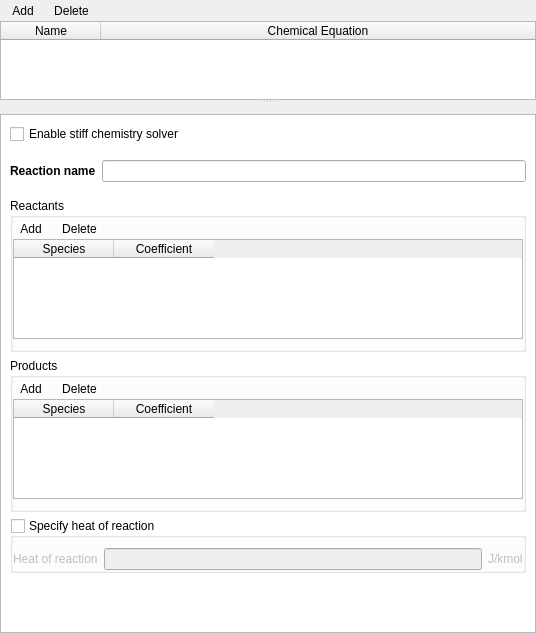
<?xml version="1.0" encoding="UTF-8"?>
<ui version="4.0">
 <class>chemistry</class>
 <widget class="QWidget" name="chemistry">
  <property name="geometry">
   <rect>
    <x>0</x>
    <y>0</y>
    <width>536</width>
    <height>633</height>
   </rect>
  </property>
  <property name="sizePolicy">
   <sizepolicy hsizetype="Preferred" vsizetype="Preferred">
    <horstretch>0</horstretch>
    <verstretch>0</verstretch>
   </sizepolicy>
  </property>
  <property name="windowTitle">
   <string>Chemistry</string>
  </property>
  <layout class="QVBoxLayout" name="verticalLayout">
   <property name="leftMargin">
    <number>0</number>
   </property>
   <property name="topMargin">
    <number>0</number>
   </property>
   <property name="rightMargin">
    <number>0</number>
   </property>
   <property name="bottomMargin">
    <number>0</number>
   </property>
   <item>
    <widget class="QSplitter" name="splitter">
     <property name="orientation">
      <enum>Qt::Vertical</enum>
     </property>
     <widget class="QFrame" name="top_frame">
      <property name="sizePolicy">
       <sizepolicy hsizetype="Expanding" vsizetype="MinimumExpanding">
        <horstretch>0</horstretch>
        <verstretch>1</verstretch>
       </sizepolicy>
      </property>
      <property name="maximumSize">
       <size>
        <width>16777215</width>
        <height>100</height>
       </size>
      </property>
      <property name="frameShape">
       <enum>QFrame::NoFrame</enum>
      </property>
      <property name="frameShadow">
       <enum>QFrame::Plain</enum>
      </property>
      <layout class="QVBoxLayout" name="verticalLayout_4">
       <property name="spacing">
        <number>0</number>
       </property>
       <property name="leftMargin">
        <number>0</number>
       </property>
       <property name="topMargin">
        <number>0</number>
       </property>
       <property name="rightMargin">
        <number>0</number>
       </property>
       <property name="bottomMargin">
        <number>0</number>
       </property>
       <item>
        <widget class="QFrame" name="frame_add_delete_reactions">
         <property name="sizePolicy">
          <sizepolicy hsizetype="Preferred" vsizetype="Minimum">
           <horstretch>0</horstretch>
           <verstretch>0</verstretch>
          </sizepolicy>
         </property>
         <property name="maximumSize">
          <size>
           <width>16777215</width>
           <height>32</height>
          </size>
         </property>
         <property name="frameShape">
          <enum>QFrame::NoFrame</enum>
         </property>
         <property name="frameShadow">
          <enum>QFrame::Plain</enum>
         </property>
         <layout class="QGridLayout" name="gridLayout_4">
          <property name="leftMargin">
           <number>5</number>
          </property>
          <property name="topMargin">
           <number>0</number>
          </property>
          <property name="rightMargin">
           <number>0</number>
          </property>
          <property name="bottomMargin">
           <number>0</number>
          </property>
          <property name="horizontalSpacing">
           <number>6</number>
          </property>
          <property name="verticalSpacing">
           <number>0</number>
          </property>
          <item row="0" column="0">
           <layout class="QHBoxLayout" name="horizontalLayout">
            <property name="spacing">
             <number>6</number>
            </property>
            <item>
             <widget class="QToolButton" name="toolbutton_add">
              <property name="toolTip">
               <string>Define new chemical reaction</string>
              </property>
              <property name="text">
               <string>Add</string>
              </property>
              <property name="autoRaise">
               <bool>true</bool>
              </property>
             </widget>
            </item>
            <item>
             <widget class="QToolButton" name="toolbutton_delete">
              <property name="toolTip">
               <string>Delete chemical reaction</string>
              </property>
              <property name="text">
               <string>Delete</string>
              </property>
              <property name="autoRaise">
               <bool>true</bool>
              </property>
             </widget>
            </item>
            <item>
             <spacer name="horizontalSpacer">
              <property name="orientation">
               <enum>Qt::Horizontal</enum>
              </property>
              <property name="sizeHint" stdset="0">
               <size>
                <width>40</width>
                <height>20</height>
               </size>
              </property>
             </spacer>
            </item>
           </layout>
          </item>
         </layout>
        </widget>
       </item>
       <item>
        <widget class="QTableWidget" name="tablewidget_chemistry">
         <property name="sizePolicy">
          <sizepolicy hsizetype="Expanding" vsizetype="Expanding">
           <horstretch>0</horstretch>
           <verstretch>0</verstretch>
          </sizepolicy>
         </property>
         <property name="maximumSize">
          <size>
           <width>16777215</width>
           <height>100</height>
          </size>
         </property>
         <property name="selectionMode">
          <enum>QAbstractItemView::SingleSelection</enum>
         </property>
         <property name="selectionBehavior">
          <enum>QAbstractItemView::SelectRows</enum>
         </property>
         <attribute name="horizontalHeaderVisible">
          <bool>true</bool>
         </attribute>
         <attribute name="horizontalHeaderCascadingSectionResizes">
          <bool>true</bool>
         </attribute>
         <attribute name="horizontalHeaderHighlightSections">
          <bool>false</bool>
         </attribute>
         <attribute name="horizontalHeaderStretchLastSection">
          <bool>true</bool>
         </attribute>
         <attribute name="verticalHeaderVisible">
          <bool>false</bool>
         </attribute>
         <attribute name="verticalHeaderHighlightSections">
          <bool>false</bool>
         </attribute>
         <column>
          <property name="text">
           <string>Name</string>
          </property>
         </column>
         <column>
          <property name="text">
           <string>Chemical Equation</string>
          </property>
         </column>
        </widget>
       </item>
      </layout>
     </widget>
     <widget class="QFrame" name="bottom_frame">
      <property name="sizePolicy">
       <sizepolicy hsizetype="Expanding" vsizetype="Expanding">
        <horstretch>0</horstretch>
        <verstretch>0</verstretch>
       </sizepolicy>
      </property>
      <property name="maximumSize">
       <size>
        <width>16777215</width>
        <height>16777215</height>
       </size>
      </property>
      <property name="frameShape">
       <enum>QFrame::NoFrame</enum>
      </property>
      <property name="frameShadow">
       <enum>QFrame::Plain</enum>
      </property>
      <layout class="QGridLayout" name="gridLayout_5">
       <property name="leftMargin">
        <number>0</number>
       </property>
       <property name="topMargin">
        <number>10</number>
       </property>
       <property name="rightMargin">
        <number>0</number>
       </property>
       <property name="bottomMargin">
        <number>0</number>
       </property>
       <item row="0" column="0">
        <widget class="QScrollArea" name="scrollarea_detail">
         <property name="styleSheet">
          <string notr="true">QWidget#detail_pane {background-color: white}</string>
         </property>
         <property name="widgetResizable">
          <bool>true</bool>
         </property>
         <widget class="QWidget" name="detail_pane">
          <property name="geometry">
           <rect>
            <x>0</x>
            <y>0</y>
            <width>532</width>
            <height>513</height>
           </rect>
          </property>
          <layout class="QVBoxLayout" name="verticalLayout_2">
           <item>
            <widget class="CheckBox" name="checkbox_keyword_stiff_chemistry">
             <property name="maximumSize">
              <size>
               <width>16777215</width>
               <height>16777215</height>
              </size>
             </property>
             <property name="text">
              <string>Enable stiff chemistry solver</string>
             </property>
            </widget>
           </item>
           <item>
            <layout class="QHBoxLayout" name="layout_reaction_name">
             <property name="topMargin">
              <number>10</number>
             </property>
             <property name="bottomMargin">
              <number>10</number>
             </property>
             <item>
              <widget class="QLabel" name="label_reaction_name">
               <property name="font">
                <font>
                 <weight>75</weight>
                 <bold>true</bold>
                </font>
               </property>
               <property name="text">
                <string>Reaction name</string>
               </property>
               <property name="margin">
                <number>0</number>
               </property>
              </widget>
             </item>
             <item>
              <widget class="QLineEdit" name="lineedit_reaction_name"/>
             </item>
            </layout>
           </item>
           <item>
            <widget class="QGroupBox" name="groupbox_reactants">
             <property name="sizePolicy">
              <sizepolicy hsizetype="Minimum" vsizetype="Fixed">
               <horstretch>0</horstretch>
               <verstretch>0</verstretch>
              </sizepolicy>
             </property>
             <property name="maximumSize">
              <size>
               <width>16777215</width>
               <height>16777215</height>
              </size>
             </property>
             <property name="title">
              <string>Reactants</string>
             </property>
             <property name="flat">
              <bool>true</bool>
             </property>
             <layout class="QGridLayout" name="gridLayout_2">
              <property name="leftMargin">
               <number>0</number>
              </property>
              <property name="topMargin">
               <number>0</number>
              </property>
              <property name="rightMargin">
               <number>0</number>
              </property>
              <property name="bottomMargin">
               <number>10</number>
              </property>
              <property name="spacing">
               <number>0</number>
              </property>
              <item row="0" column="0">
               <widget class="QFrame" name="frame_add_delete_reactants">
                <property name="minimumSize">
                 <size>
                  <width>0</width>
                  <height>0</height>
                 </size>
                </property>
                <property name="maximumSize">
                 <size>
                  <width>16777215</width>
                  <height>32</height>
                 </size>
                </property>
                <layout class="QHBoxLayout" name="horizontalLayout_2">
                 <property name="spacing">
                  <number>6</number>
                 </property>
                 <property name="sizeConstraint">
                  <enum>QLayout::SetMaximumSize</enum>
                 </property>
                 <property name="leftMargin">
                  <number>0</number>
                 </property>
                 <property name="topMargin">
                  <number>0</number>
                 </property>
                 <property name="rightMargin">
                  <number>0</number>
                 </property>
                 <property name="bottomMargin">
                  <number>0</number>
                 </property>
                 <item>
                  <widget class="QToolButton" name="toolbutton_add_reactants">
                   <property name="text">
                    <string>Add</string>
                   </property>
                   <property name="autoRaise">
                    <bool>true</bool>
                   </property>
                  </widget>
                 </item>
                 <item>
                  <widget class="QToolButton" name="toolbutton_delete_reactants">
                   <property name="text">
                    <string>Delete</string>
                   </property>
                   <property name="autoRaise">
                    <bool>true</bool>
                   </property>
                  </widget>
                 </item>
                 <item>
                  <spacer name="horizontalSpacer_2">
                   <property name="orientation">
                    <enum>Qt::Horizontal</enum>
                   </property>
                   <property name="sizeHint" stdset="0">
                    <size>
                     <width>40</width>
                     <height>20</height>
                    </size>
                   </property>
                  </spacer>
                 </item>
                </layout>
               </widget>
              </item>
              <item row="1" column="0">
               <widget class="QTableWidget" name="tablewidget_reactants">
                <property name="maximumSize">
                 <size>
                  <width>16777215</width>
                  <height>100</height>
                 </size>
                </property>
                <property name="selectionMode">
                 <enum>QAbstractItemView::SingleSelection</enum>
                </property>
                <attribute name="horizontalHeaderHighlightSections">
                 <bool>false</bool>
                </attribute>
                <attribute name="verticalHeaderVisible">
                 <bool>false</bool>
                </attribute>
                <attribute name="verticalHeaderHighlightSections">
                 <bool>false</bool>
                </attribute>
                <column>
                 <property name="text">
                  <string>Species</string>
                 </property>
                </column>
                <column>
                 <property name="text">
                  <string>Coefficient</string>
                 </property>
                </column>
               </widget>
              </item>
             </layout>
            </widget>
           </item>
           <item>
            <widget class="QGroupBox" name="groupbox_products">
             <property name="sizePolicy">
              <sizepolicy hsizetype="Minimum" vsizetype="Fixed">
               <horstretch>0</horstretch>
               <verstretch>0</verstretch>
              </sizepolicy>
             </property>
             <property name="maximumSize">
              <size>
               <width>16777215</width>
               <height>16777215</height>
              </size>
             </property>
             <property name="title">
              <string>Products</string>
             </property>
             <property name="flat">
              <bool>true</bool>
             </property>
             <layout class="QGridLayout" name="gridLayout_3">
              <property name="leftMargin">
               <number>0</number>
              </property>
              <property name="topMargin">
               <number>0</number>
              </property>
              <property name="rightMargin">
               <number>0</number>
              </property>
              <property name="bottomMargin">
               <number>10</number>
              </property>
              <property name="spacing">
               <number>0</number>
              </property>
              <item row="0" column="0">
               <widget class="QFrame" name="frame_add_delete_products">
                <property name="maximumSize">
                 <size>
                  <width>16777215</width>
                  <height>32</height>
                 </size>
                </property>
                <layout class="QHBoxLayout" name="horizontalLayout_3">
                 <property name="spacing">
                  <number>6</number>
                 </property>
                 <property name="sizeConstraint">
                  <enum>QLayout::SetMaximumSize</enum>
                 </property>
                 <property name="leftMargin">
                  <number>0</number>
                 </property>
                 <property name="topMargin">
                  <number>0</number>
                 </property>
                 <property name="rightMargin">
                  <number>0</number>
                 </property>
                 <property name="bottomMargin">
                  <number>0</number>
                 </property>
                 <item>
                  <widget class="QToolButton" name="toolbutton_add_products">
                   <property name="text">
                    <string>Add</string>
                   </property>
                   <property name="autoRaise">
                    <bool>true</bool>
                   </property>
                  </widget>
                 </item>
                 <item>
                  <widget class="QToolButton" name="toolbutton_delete_products">
                   <property name="text">
                    <string>Delete</string>
                   </property>
                   <property name="autoRaise">
                    <bool>true</bool>
                   </property>
                  </widget>
                 </item>
                 <item>
                  <spacer name="horizontalSpacer_3">
                   <property name="orientation">
                    <enum>Qt::Horizontal</enum>
                   </property>
                   <property name="sizeHint" stdset="0">
                    <size>
                     <width>40</width>
                     <height>20</height>
                    </size>
                   </property>
                  </spacer>
                 </item>
                </layout>
               </widget>
              </item>
              <item row="1" column="0">
               <widget class="QTableWidget" name="tablewidget_products">
                <property name="maximumSize">
                 <size>
                  <width>16777215</width>
                  <height>100</height>
                 </size>
                </property>
                <property name="selectionMode">
                 <enum>QAbstractItemView::SingleSelection</enum>
                </property>
                <attribute name="horizontalHeaderHighlightSections">
                 <bool>false</bool>
                </attribute>
                <attribute name="verticalHeaderVisible">
                 <bool>false</bool>
                </attribute>
                <attribute name="verticalHeaderHighlightSections">
                 <bool>false</bool>
                </attribute>
                <column>
                 <property name="text">
                  <string>Species</string>
                 </property>
                </column>
                <column>
                 <property name="text">
                  <string>Coefficient</string>
                 </property>
                </column>
               </widget>
              </item>
             </layout>
            </widget>
           </item>
           <item>
            <widget class="QGroupBox" name="groupbox_heat_of_reaction">
             <property name="sizePolicy">
              <sizepolicy hsizetype="Preferred" vsizetype="Fixed">
               <horstretch>0</horstretch>
               <verstretch>0</verstretch>
              </sizepolicy>
             </property>
             <property name="title">
              <string>Specify heat of reaction</string>
             </property>
             <property name="checkable">
              <bool>true</bool>
             </property>
             <property name="checked">
              <bool>false</bool>
             </property>
             <layout class="QGridLayout" name="gridLayout">
              <property name="leftMargin">
               <number>0</number>
              </property>
              <property name="topMargin">
               <number>10</number>
              </property>
              <property name="rightMargin">
               <number>0</number>
              </property>
              <property name="bottomMargin">
               <number>0</number>
              </property>
              <property name="spacing">
               <number>6</number>
              </property>
              <item row="0" column="1">
               <widget class="LineEdit" name="lineedit_dh">
                <property name="enabled">
                 <bool>false</bool>
                </property>
               </widget>
              </item>
              <item row="0" column="2">
               <widget class="QLabel" name="label_dh_units">
                <property name="enabled">
                 <bool>false</bool>
                </property>
                <property name="text">
                 <string>J/kmol</string>
                </property>
               </widget>
              </item>
              <item row="0" column="0">
               <widget class="QLabel" name="label_dh">
                <property name="enabled">
                 <bool>false</bool>
                </property>
                <property name="text">
                 <string>Heat of reaction</string>
                </property>
               </widget>
              </item>
             </layout>
            </widget>
           </item>
           <item>
            <spacer name="verticalSpacer">
             <property name="orientation">
              <enum>Qt::Vertical</enum>
             </property>
             <property name="sizeType">
              <enum>QSizePolicy::Expanding</enum>
             </property>
             <property name="sizeHint" stdset="0">
              <size>
               <width>20</width>
               <height>40</height>
              </size>
             </property>
            </spacer>
           </item>
          </layout>
         </widget>
        </widget>
       </item>
      </layout>
     </widget>
    </widget>
   </item>
  </layout>
 </widget>
 <customwidgets>
  <customwidget>
   <class>CheckBox</class>
   <extends>QCheckBox</extends>
   <header>widgets.base</header>
  </customwidget>
  <customwidget>
   <class>LineEdit</class>
   <extends>QLineEdit</extends>
   <header>widgets.base</header>
  </customwidget>
 </customwidgets>
 <resources/>
 <connections/>
</ui>
